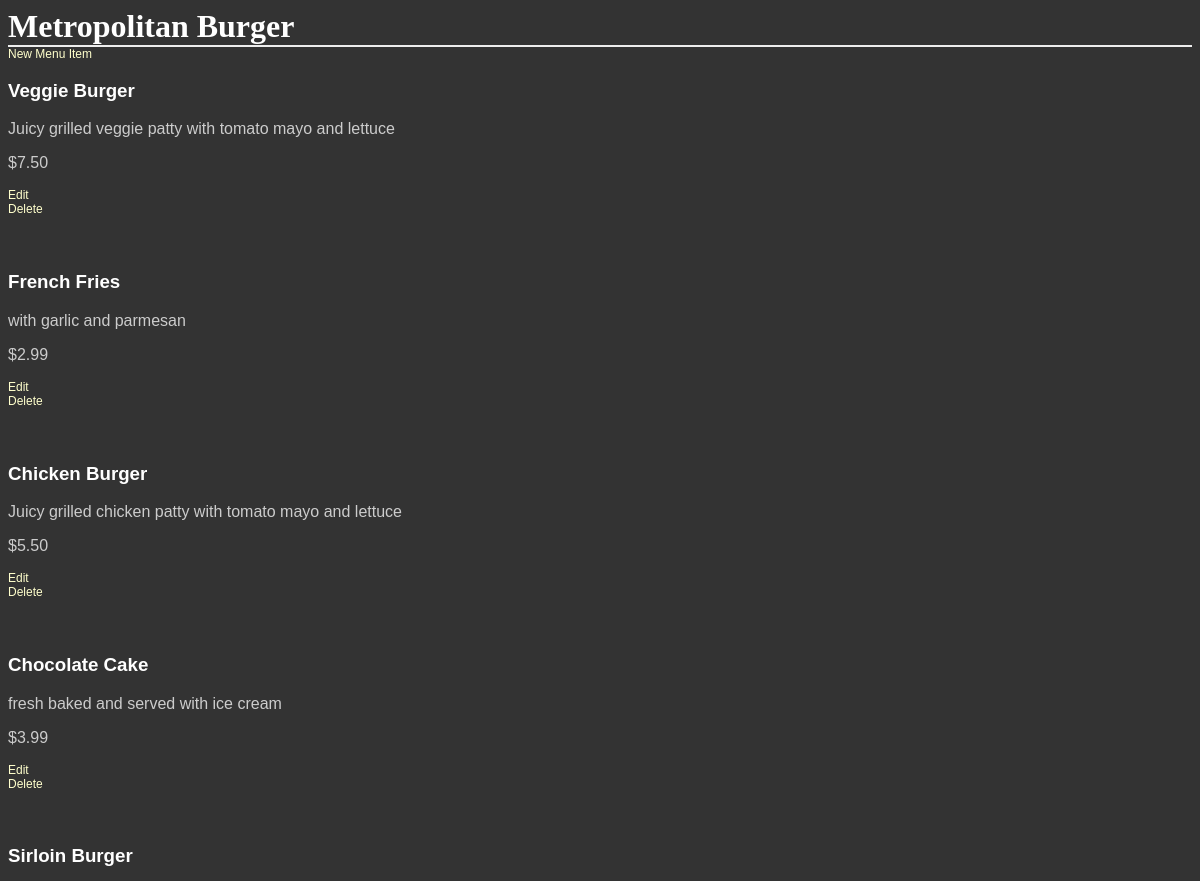
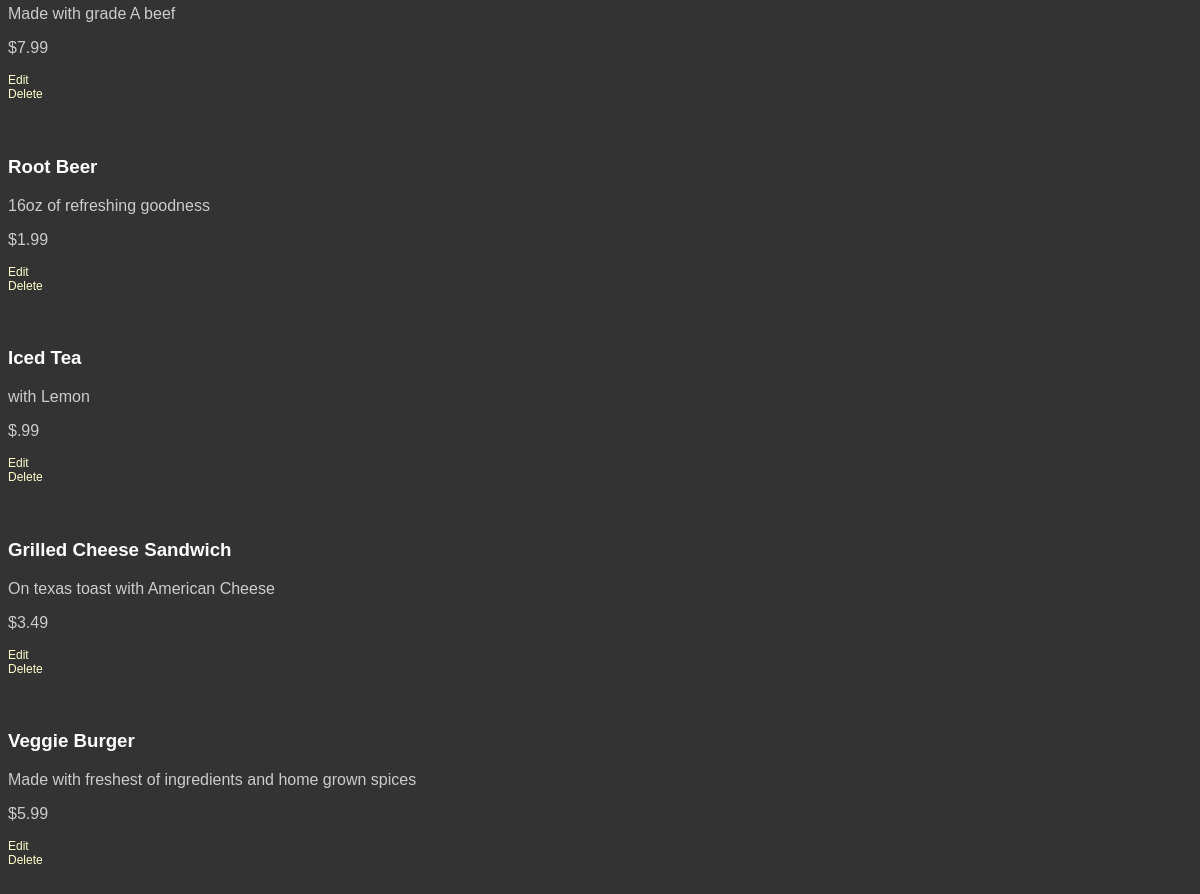
Page /restaurants/1/ on the committed database (2 pictures, top to bottom).
### vagrant/restaurant/database_setup.py (models this page shows, shortened)
class Restaurant(Base):
    __tablename__ = 'restaurant'
    id = Column(Integer, primary_key=True)
    name = Column(String(250), nullable=False)

class MenuItem(Base):
    __tablename__ = 'menu_item'
    name = Column(String(80), nullable=False)
    id = Column(Integer, primary_key=True)
    description = Column(String(250))
    price = Column(String(8))
    course = Column(String(250))
    restaurant_id = Column(Integer, ForeignKey('restaurant.id'))
    restaurant = relationship(Restaurant)

### vagrant/restaurant/project.py (the view)
@app.route('/')
@app.route('/restaurants/<int:restaurant_id>/')
def restaurantMenu(restaurant_id):
    restaurant = session.query(Restaurant).filter_by(id=restaurant_id).one()
    items = session.query(MenuItem).filter_by(restaurant_id=restaurant.id).all()
    return render_template('menu.html',restaurant=restaurant, items=items)

### vagrant/restaurant/templates/menu.html (shortened to what this page needs)
<html>
<head>
<link rel=stylesheet type=text/css href="{{url_for('static',filename='styles.css')}}">
</head>
<body>
<h1>{{restaurant.name}}</h1>
<a href='{{url_for('newMenuItem', restaurant_id = restaurant.id) }}'>New Menu Item</a>
{% for i in items %}
<div>
<h3>{{i.name}}</h3>
<p>{{i.description}}</p>
<p> {{i.price}} </p>
<a href='{{url_for('editMenuItem', restaurant_id = restaurant.id, menu_id = i.id) }}'>Edit</a>
<a href = '{{url_for('deleteMenuItem', restaurant_id = restaurant.id, menu_id = i.id ) }}'>Delete</a>
</div>
</div><br><br>
{% endfor %}
</body>
</html>

### vagrant/restaurant/static/styles.css (style rules this page uses)
body { font-family: sans-serif; background-image: url('img3.jpg'); background-color: #333333 }
h1, h2, h3, h4 { color: #FFFFFF; }
h1, h2 { font-family: 'Georgia', serif; margin: 0; }
h1 { border-bottom: 2px solid #eee; }
p, dd, dt { color: #CCCCCC; }
a { text-decoration: none; color:#FFFFCC; font-size: .75em; }

### rows in the picture
Restaurant: name "Metropolitan Burger"
MenuItem: name "Veggie Burger", description "Juicy grilled veggie patty with tomato mayo and lettuce", price "$7.50"
MenuItem: name "French Fries", description "with garlic and parmesan", price "$2.99"
MenuItem: name "Chicken Burger", description "Juicy grilled chicken patty with tomato mayo and lettuce", price "$5.50"
MenuItem: name "Chocolate Cake", description "fresh baked and served with ice cream", price "$3.99"
MenuItem: name "Sirloin Burger", description "Made with grade A beef", price "$7.99"
MenuItem: name "Root Beer", description "16oz of refreshing goodness", price "$1.99"
MenuItem: name "Iced Tea", description "with Lemon", price "$.99"
MenuItem: name "Grilled Cheese Sandwich", description "On texas toast with American Cheese", price "$3.49"
MenuItem: name "Veggie Burger", description "Made with freshest of ingredients and home grown spices", price "$5.99"
